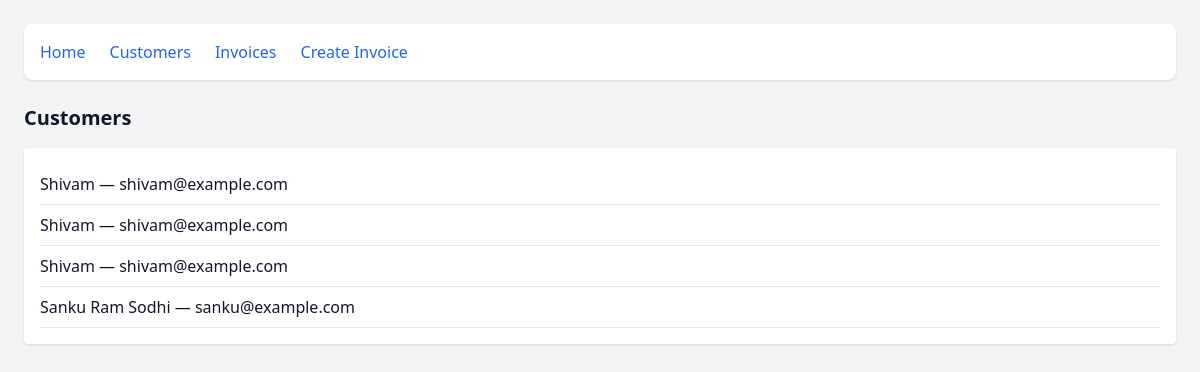
Page /customers on the committed database.
### app.py (models this page shows)
class BaseModel(Model):
    class Meta:
        database = db

class Customer(BaseModel):
    name = CharField()
    email = CharField()

### app.py (the view)
@app.route('/customers')
def customers_page():
    customers = Customer.select()
    return render_template('customers.html', customers=customers)

### templates/customers.html
{% extends "layout.html" %}
{% block content %}
<h1 class="text-xl font-bold mb-4">Customers</h1>
<ul class="bg-white rounded shadow p-4">
  {% for cust in customers %}
    <li class="py-2 border-b">{{ cust.name }} — {{ cust.email }}</li>
  {% endfor %}
</ul>
{% endblock %}

### static/styles.css (style rules this page uses)
html, :host { line-height: 1.5; -webkit-text-size-adjust: 100%; -moz-tab-size: 4; -o-tab-size: 4; tab-size: 4; font-family: ui-sans-serif, system-ui, sans-serif, "Apple Color Emoji", "Segoe UI Emoji", "Segoe UI Symbol", "Noto Color Emoji"; font-feature-settings: normal; font-variation-settings: normal; -webkit-tap-highlight-color: transparent; }
body { margin: 0; line-height: inherit; }
h1, h2, h3, h4, h5, h6 { font-size: inherit; font-weight: inherit; }
blockquote, dl, dd, h1, h2, h3, h4, h5, h6, hr, figure, p, pre { margin: 0; }
ol, ul, menu { list-style: none; margin: 0; padding: 0; }
.mb-4 { margin-bottom: 1rem; }
.rounded { border-radius: 0.25rem; }
.border-b { border-bottom-width: 1px; }
.bg-gray-100 { --tw-bg-opacity: 1; background-color: rgb(243 244 246 / var(--tw-bg-opacity, 1)); }
.bg-white { --tw-bg-opacity: 1; background-color: rgb(255 255 255 / var(--tw-bg-opacity, 1)); }
.p-4 { padding: 1rem; }
.p-6 { padding: 1.5rem; }
.py-2 { padding-top: 0.5rem; padding-bottom: 0.5rem; }
.text-xl { font-size: 1.25rem; line-height: 1.75rem; }
.font-bold { font-weight: 700; }
.text-gray-900 { --tw-text-opacity: 1; color: rgb(17 24 39 / var(--tw-text-opacity, 1)); }
.shadow { --tw-shadow: 0 1px 3px 0 rgb(0 0 0 / 0.1), 0 1px 2px -1px rgb(0 0 0 / 0.1); --tw-shadow-colored: 0 1px 3px 0 var(--tw-shadow-color), 0 1px 2px -1px var(--tw-shadow-color); box-shadow: var(--tw-ring-offset-shadow, 0 0 #0000), var(--tw-ring-shadow, 0 0 #0000), var(--tw-shadow); }

### rows in the picture
Customer: name "Shivam", email "shivam@example.com"
Customer: name "Shivam", email "shivam@example.com"
Customer: name "Shivam", email "shivam@example.com"
Customer: name "Sanku Ram Sodhi", email "sanku@example.com"
